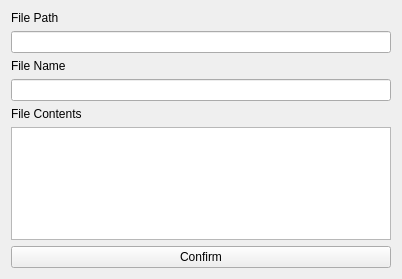
<?xml version="1.0" encoding="UTF-8"?>
<ui version="4.0">
 <class>Form</class>
 <widget class="QWidget" name="Form">
  <property name="geometry">
   <rect>
    <x>0</x>
    <y>0</y>
    <width>402</width>
    <height>279</height>
   </rect>
  </property>
  <property name="windowTitle">
   <string>Form</string>
  </property>
  <layout class="QFormLayout" name="formLayout">
   <item row="0" column="0">
    <widget class="QLabel" name="label">
     <property name="text">
      <string>File Path</string>
     </property>
    </widget>
   </item>
   <item row="1" column="0" colspan="2">
    <widget class="QLineEdit" name="filePath"/>
   </item>
   <item row="2" column="0">
    <widget class="QLabel" name="label_2">
     <property name="text">
      <string>File Name</string>
     </property>
    </widget>
   </item>
   <item row="3" column="0" colspan="2">
    <widget class="QLineEdit" name="fileName"/>
   </item>
   <item row="4" column="0">
    <widget class="QLabel" name="label_3">
     <property name="text">
      <string>File Contents</string>
     </property>
    </widget>
   </item>
   <item row="5" column="0" colspan="2">
    <widget class="QTextEdit" name="fileContents"/>
   </item>
   <item row="6" column="0" colspan="2">
    <widget class="QPushButton" name="confirm">
     <property name="text">
      <string>Confirm</string>
     </property>
    </widget>
   </item>
  </layout>
 </widget>
 <resources/>
 <connections/>
</ui>
